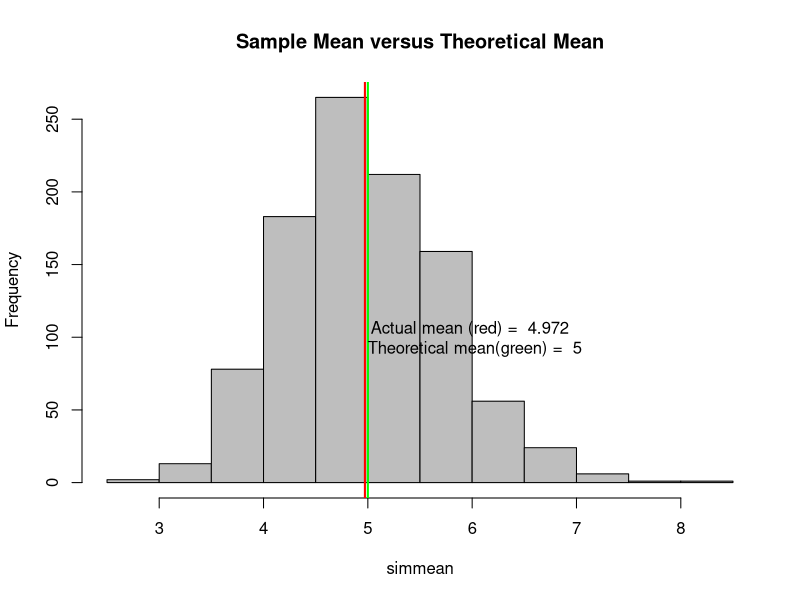
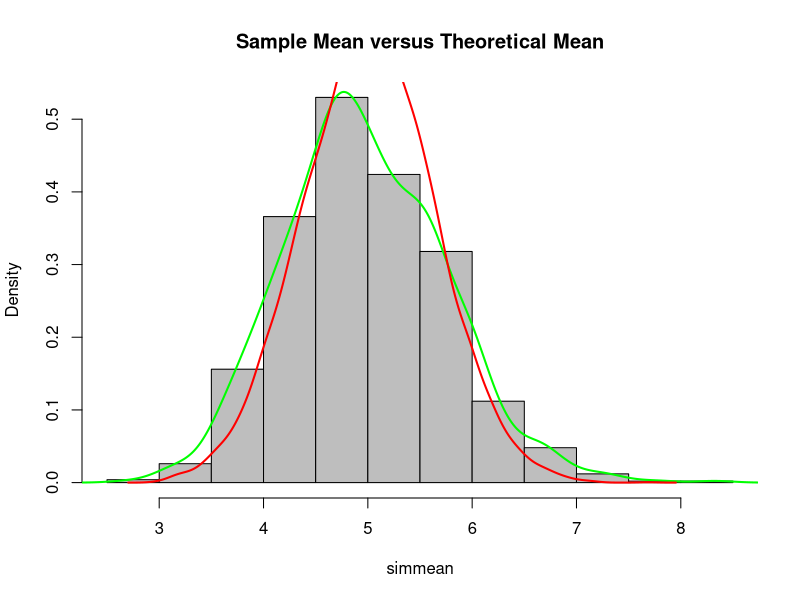

Generate these figures, in order, with R:
## ---- chunk 1
knitr::opts_chunk$set(echo = TRUE)
## ---- chunk 2
library(dplyr)
library(ggplot2)
## ---- chunk 3
#Setting of parameters
set.seed(12345) #provide uniformity of results
lambda <- 0.2
n <- 40
sims <- 1000
## ---- chunk 4
simrep <- replicate(sims, rexp(n,lambda))
simmean <- apply(simrep, 2, mean)
theormean <- lambda^-1
## ---- chunk 5
hist(simmean, col="gray", main = "Sample Mean versus Theoretical Mean", breaks = 20)
abline(v=mean(simmean), lwd = "2", col = "red")
abline(v=mean(theormean), lwd = "2", col = "green")
text(6,100, paste("Actual mean (red) = ", round(mean(simmean),3), "\n Theoretical mean(green) = ",
                   round(theormean,3)))
## ---- chunk 6
#Sample variance
sampVar <- round(sd(simmean)^2,4)
sampVar
## ---- chunk 7
#Theoretical variance
theoVar <- round(((1/lambda)/sqrt(n))^2,4)
theoVar
## ---- chunk 8
hist(simmean, prob=TRUE,col="gray", main = "Sample Mean versus Theoretical Mean", breaks = 20)
lines(density(simmean), lwd = 2, col = "green")
x <- rnorm(10000,mean=5,sd = theoVar)
lines(density(x), lwd = 2, col = "red")
